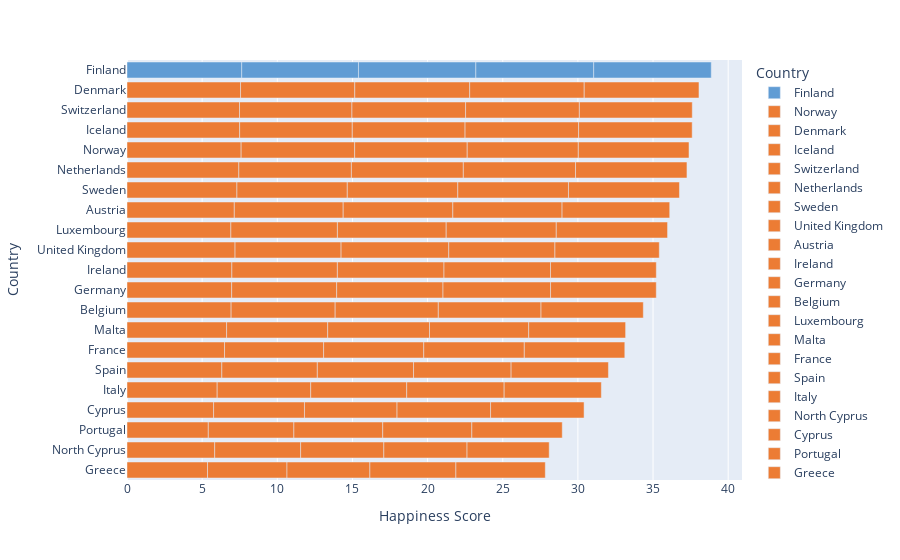

The notebook cell this image was saved under:
### Code cell
color_discrete_sequence = ['#ec7c34']*len(df)
color_discrete_sequence[0] = '#609cd4'

fig = px.bar(western_europe, x='Happiness Score', y='Country', orientation='h', color = 'Country',
            color_discrete_sequence=color_discrete_sequence)
fig.update_layout(yaxis={'categoryorder':'total ascending'})
fig.show()

### Figure 1 — Plotly figure (JSON) as saved in the notebook; plotly's stock layout.template omitted (floating-point values rounded to 4 significant figures)
{"data": [{"alignmentgroup": "True", "hovertemplate": "Country=%{y}<br>Happiness Score=%{x}<extra></extra>", "legendgroup": "Finland", "marker": {"color": "#609cd4", "pattern": {"shape": ""}}, "name": "Finland", "offsetgroup": "Finland", "orientation": "h", "showlegend": true, "textposition": "auto", "type": "bar", "x": [7.632, 7.769, 7.809, 7.842, 7.821], "xaxis": "x", "y": ["Finland", "Finland", "Finland", "Finland", "Finland"], "yaxis": "y"}, {"alignmentgroup": "True", "hovertemplate": "Country=%{y}<br>Happiness Score=%{x}<extra></extra>", "legendgroup": "Norway", "marker": {"color": "#ec7c34", "pattern": {"shape": ""}}, "name": "Norway", "offsetgroup": "Norway", "orientation": "h", "showlegend": true, "textposition": "auto", "type": "bar", "x": [7.594, 7.554, 7.488, 7.392, 7.365], "xaxis": "x", "y": ["Norway", "Norway", "Norway", "Norway", "Norway"], "yaxis": "y"}, {"alignmentgroup": "True", "hovertemplate": "Country=%{y}<br>Happiness Score=%{x}<extra></extra>", "legendgroup": "Denmark", "marker": {"color": "#ec7c34", "pattern": {"shape": ""}}, "name": "Denmark", "offsetgroup": "Denmark", "orientation": "h", "showlegend": true, "textposition": "auto", "type": "bar", "x": [7.555, 7.6, 7.646, 7.62, 7.636], "xaxis": "x", "y": ["Denmark", "Denmark", "Denmark", "Denmark", "Denmark"], "yaxis": "y"}, {"alignmentgroup": "True", "hovertemplate": "Country=%{y}<br>Happiness Score=%{x}<extra></extra>", "legendgroup": "Iceland", "marker": {"color": "#ec7c34", "pattern": {"shape": ""}}, "name": "Iceland", "offsetgroup": "Iceland", "orientation": "h", "showlegend": true, "textposition": "auto", "type": "bar", "x": [7.495, 7.494, 7.504, 7.554, 7.557], "xaxis": "x", "y": ["Iceland", "Iceland", "Iceland", "Iceland", "Iceland"], "yaxis": "y"}, {"alignmentgroup": "True", "hovertemplate": "Country=%{y}<br>Happiness Score=%{x}<extra></extra>", "legendgroup": "Switzerland", "marker": {"color": "#ec7c34", "pattern": {"shape": ""}}, "name": "Switzerland", "offsetgroup": "Switzerland", "orientation": "h", "showlegend": true, "textposition": "auto", "type": "bar", "x": [7.487, 7.48, 7.56, 7.571, 7.512], "xaxis": "x", "y": ["Switzerland", "Switzerland", "Switzerland", "Switzerland", "Switzerland"], "yaxis": "y"}, {"alignmentgroup": "True", "hovertemplate": "Country=%{y}<br>Happiness Score=%{x}<extra></extra>", "legendgroup": "Netherlands", "marker": {"color": "#ec7c34", "pattern": {"shape": ""}}, "name": "Netherlands", "offsetgroup": "Netherlands", "orientation": "h", "showlegend": true, "textposition": "auto", "type": "bar", "x": [7.441, 7.488, 7.449, 7.464, 7.415], "xaxis": "x", "y": ["Netherlands", "Netherlands", "Netherlands", "Netherlands", "Netherlands"], "yaxis": "y"}, {"alignmentgroup": "True", "hovertemplate": "Country=%{y}<br>Happiness Score=%{x}<extra></extra>", "legendgroup": "Sweden", "marker": {"color": "#ec7c34", "pattern": {"shape": ""}}, "name": "Sweden", "offsetgroup": "Sweden", "orientation": "h", "showlegend": true, "textposition": "auto", "type": "bar", "x": [7.314, 7.343, 7.353, 7.363, 7.384], "xaxis": "x", "y": ["Sweden", "Sweden", "Sweden", "Sweden", "Sweden"], "yaxis": "y"}, {"alignmentgroup": "True", "hovertemplate": "Country=%{y}<br>Happiness Score=%{x}<extra></extra>", "legendgroup": "United Kingdom", "marker": {"color": "#ec7c34", "pattern": {"shape": ""}}, "name": "United Kingdom", "offsetgroup": "United Kingdom", "orientation": "h", "showlegend": true, "textposition": "auto", "type": "bar", "x": [7.19, 7.054, 7.165, 7.064, 6.943], "xaxis": "x", "y": ["United Kingdom", "United Kingdom", "United Kingdom", "United Kingdom", "United Kingdom"], "yaxis": "y"}, {"alignmentgroup": "True", "hovertemplate": "Country=%{y}<br>Happiness Score=%{x}<extra></extra>", "legendgroup": "Austria", "marker": {"color": "#ec7c34", "pattern": {"shape": ""}}, "name": "Austria", "offsetgroup": "Austria", "orientation": "h", "showlegend": true, "textposition": "auto", "type": "bar", "x": [7.139, 7.246, 7.294, 7.268, 7.163], "xaxis": "x", "y": ["Austria", "Austria", "Austria", "Austria", "Austria"], "yaxis": "y"}, {"alignmentgroup": "True", "hovertemplate": "Country=%{y}<br>Happiness Score=%{x}<extra></extra>", "legendgroup": "Ireland", "marker": {"color": "#ec7c34", "pattern": {"shape": ""}}, "name": "Ireland", "offsetgroup": "Ireland", "orientation": "h", "showlegend": true, "textposition": "auto", "type": "bar", "x": [6.977, 7.021, 7.094, 7.085, 7.041], "xaxis": "x", "y": ["Ireland", "Ireland", "Ireland", "Ireland", "Ireland"], "yaxis": "y"}, {"alignmentgroup": "True", "hovertemplate": "Country=%{y}<br>Happiness Score=%{x}<extra></extra>", "legendgroup": "Germany", "marker": {"color": "#ec7c34", "pattern": {"shape": ""}}, "name": "Germany", "offsetgroup": "Germany", "orientation": "h", "showlegend": true, "textposition": "auto", "type": "bar", "x": [6.965, 6.985, 7.076, 7.155, 7.034], "xaxis": "x", "y": ["Germany", "Germany", "Germany", "Germany", "Germany"], "yaxis": "y"}, {"alignmentgroup": "True", "hovertemplate": "Country=%{y}<br>Happiness Score=%{x}<extra></extra>", "legendgroup": "Belgium", "marker": {"color": "#ec7c34", "pattern": {"shape": ""}}, "name": "Belgium", "offsetgroup": "Belgium", "orientation": "h", "showlegend": true, "textposition": "auto", "type": "bar", "x": [6.927, 6.923, 6.864, 6.834, 6.805], "xaxis": "x", "y": ["Belgium", "Belgium", "Belgium", "Belgium", "Belgium"], "yaxis": "y"}, {"alignmentgroup": "True", "hovertemplate": "Country=%{y}<br>Happiness Score=%{x}<extra></extra>", "legendgroup": "Luxembourg", "marker": {"color": "#ec7c34", "pattern": {"shape": ""}}, "name": "Luxembourg", "offsetgroup": "Luxembourg", "orientation": "h", "showlegend": true, "textposition": "auto", "type": "bar", "x": [6.91, 7.09, 7.238, 7.324, 7.404], "xaxis": "x", "y": ["Luxembourg", "Luxembourg", "Luxembourg", "Luxembourg", "Luxembourg"], "yaxis": "y"}, {"alignmentgroup": "True", "hovertemplate": "Country=%{y}<br>Happiness Score=%{x}<extra></extra>", "legendgroup": "Malta", "marker": {"color": "#ec7c34", "pattern": {"shape": ""}}, "name": "Malta", "offsetgroup": "Malta", "orientation": "h", "showlegend": true, "textposition": "auto", "type": "bar", "x": [6.627, 6.726, 6.773, 6.602, 6.447], "xaxis": "x", "y": ["Malta", "Malta", "Malta", "Malta", "Malta"], "yaxis": "y"}, {"alignmentgroup": "True", "hovertemplate": "Country=%{y}<br>Happiness Score=%{x}<extra></extra>", "legendgroup": "France", "marker": {"color": "#ec7c34", "pattern": {"shape": ""}}, "name": "France", "offsetgroup": "France", "orientation": "h", "showlegend": true, "textposition": "auto", "type": "bar", "x": [6.489, 6.592, 6.664, 6.69, 6.687], "xaxis": "x", "y": ["France", "France", "France", "France", "France"], "yaxis": "y"}, {"alignmentgroup": "True", "hovertemplate": "Country=%{y}<br>Happiness Score=%{x}<extra></extra>", "legendgroup": "Spain", "marker": {"color": "#ec7c34", "pattern": {"shape": ""}}, "name": "Spain", "offsetgroup": "Spain", "orientation": "h", "showlegend": true, "textposition": "auto", "type": "bar", "x": [6.31, 6.354, 6.401, 6.491, 6.476], "xaxis": "x", "y": ["Spain", "Spain", "Spain", "Spain", "Spain"], "yaxis": "y"}, {"alignmentgroup": "True", "hovertemplate": "Country=%{y}<br>Happiness Score=%{x}<extra></extra>", "legendgroup": "Italy", "marker": {"color": "#ec7c34", "pattern": {"shape": ""}}, "name": "Italy", "offsetgroup": "Italy", "orientation": "h", "showlegend": true, "textposition": "auto", "type": "bar", "x": [6, 6.223, 6.387, 6.483, 6.467], "xaxis": "x", "y": ["Italy", "Italy", "Italy", "Italy", "Italy"], "yaxis": "y"}, {"alignmentgroup": "True", "hovertemplate": "Country=%{y}<br>Happiness Score=%{x}<extra></extra>", "legendgroup": "North Cyprus", "marker": {"color": "#ec7c34", "pattern": {"shape": ""}}, "name": "North Cyprus", "offsetgroup": "North Cyprus", "orientation": "h", "showlegend": true, "textposition": "auto", "type": "bar", "x": [5.835, 5.718, 5.536, 5.536, 5.467], "xaxis": "x", "y": ["North Cyprus", "North Cyprus", "North Cyprus", "North Cyprus", "North Cyprus"], "yaxis": "y"}, {"alignmentgroup": "True", "hovertemplate": "Country=%{y}<br>Happiness Score=%{x}<extra></extra>", "legendgroup": "Cyprus", "marker": {"color": "#ec7c34", "pattern": {"shape": ""}}, "name": "Cyprus", "offsetgroup": "Cyprus", "orientation": "h", "showlegend": true, "textposition": "auto", "type": "bar", "x": [5.762, 6.046, 6.159, 6.223, 6.221], "xaxis": "x", "y": ["Cyprus", "Cyprus", "Cyprus", "Cyprus", "Cyprus"], "yaxis": "y"}, {"alignmentgroup": "True", "hovertemplate": "Country=%{y}<br>Happiness Score=%{x}<extra></extra>", "legendgroup": "Portugal", "marker": {"color": "#ec7c34", "pattern": {"shape": ""}}, "name": "Portugal", "offsetgroup": "Portugal", "orientation": "h", "showlegend": true, "textposition": "auto", "type": "bar", "x": [5.41, 5.693, 5.911, 5.929, 6.016], "xaxis": "x", "y": ["Portugal", "Portugal", "Portugal", "Portugal", "Portugal"], "yaxis": "y"}, {"alignmentgroup": "True", "hovertemplate": "Country=%{y}<br>Happiness Score=%{x}<extra></extra>", "legendgroup": "Greece", "marker": {"color": "#ec7c34", "pattern": {"shape": ""}}, "name": "Greece", "offsetgroup": "Greece", "orientation": "h", "showlegend": true, "textposition": "auto", "type": "bar", "x": [5.358, 5.287, 5.515, 5.723, 5.948], "xaxis": "x", "y": ["Greece", "Greece", "Greece", "Greece", "Greece"], "yaxis": "y"}], "layout": {"barmode": "relative", "legend": {"title": {"text": "Country"}, "tracegroupgap": 0}, "margin": {"t": 60}, "xaxis": {"anchor": "y", "domain": [0, 1], "title": {"text": "Happiness Score"}}, "yaxis": {"anchor": "x", "categoryarray": ["Greece", "Portugal", "Cyprus", "North Cyprus", "Italy", "Spain", "France", "Malta", "Luxembourg", "Belgium", "Germany", "Ireland", "Austria", "United Kingdom", "Sweden", "Netherlands", "Switzerland", "Iceland", "Denmark", "Norway", "Finland"], "categoryorder": "total ascending", "domain": [0, 1], "title": {"text": "Country"}}}}
